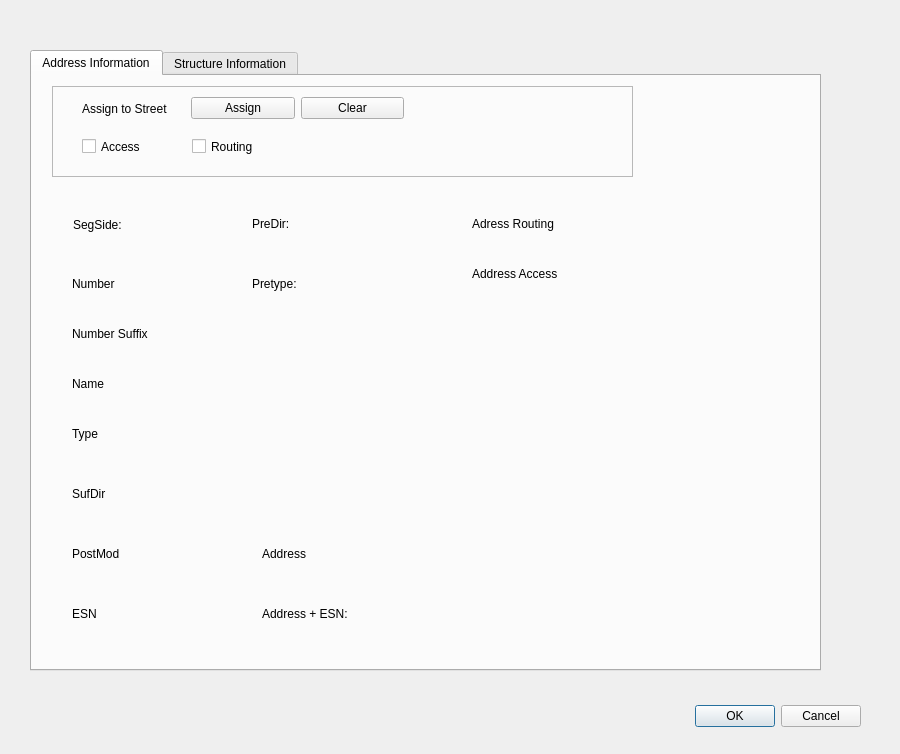
<?xml version="1.0" encoding="UTF-8"?>
<ui version="4.0">
 <class>Dialog</class>
 <widget class="QDialog" name="Dialog">
  <property name="geometry">
   <rect>
    <x>0</x>
    <y>0</y>
    <width>900</width>
    <height>754</height>
   </rect>
  </property>
  <property name="windowTitle">
   <string>Dialog</string>
  </property>
  <widget class="QDialogButtonBox" name="buttonBox">
   <property name="geometry">
    <rect>
     <x>520</x>
     <y>700</y>
     <width>341</width>
     <height>32</height>
    </rect>
   </property>
   <property name="orientation">
    <enum>Qt::Horizontal</enum>
   </property>
   <property name="standardButtons">
    <set>QDialogButtonBox::Cancel|QDialogButtonBox::Ok</set>
   </property>
  </widget>
  <widget class="QTabWidget" name="NumberSuffix_2">
   <property name="geometry">
    <rect>
     <x>30</x>
     <y>50</y>
     <width>791</width>
     <height>621</height>
    </rect>
   </property>
   <property name="currentIndex">
    <number>0</number>
   </property>
   <widget class="QWidget" name="tab_3">
    <attribute name="title">
     <string>Address Information</string>
    </attribute>
    <widget class="QFrame" name="frame_2">
     <property name="geometry">
      <rect>
       <x>20</x>
       <y>10</y>
       <width>581</width>
       <height>91</height>
      </rect>
     </property>
     <property name="frameShape">
      <enum>QFrame::StyledPanel</enum>
     </property>
     <property name="frameShadow">
      <enum>QFrame::Raised</enum>
     </property>
     <widget class="QCheckBox" name="checkBox_3">
      <property name="geometry">
       <rect>
        <x>140</x>
        <y>50</y>
        <width>85</width>
        <height>21</height>
       </rect>
      </property>
      <property name="text">
       <string>Routing</string>
      </property>
     </widget>
     <widget class="QCheckBox" name="checkBox_4">
      <property name="geometry">
       <rect>
        <x>30</x>
        <y>50</y>
        <width>85</width>
        <height>21</height>
       </rect>
      </property>
      <property name="text">
       <string>Access</string>
      </property>
     </widget>
     <widget class="QWidget" name="layoutWidget">
      <property name="geometry">
       <rect>
        <x>30</x>
        <y>10</y>
        <width>322</width>
        <height>25</height>
       </rect>
      </property>
      <layout class="QHBoxLayout" name="horizontalLayout_2">
       <item>
        <widget class="QLabel" name="label_17">
         <property name="text">
          <string>Assign to Street</string>
         </property>
        </widget>
       </item>
       <item>
        <widget class="QPushButton" name="pushButton_3">
         <property name="text">
          <string>Assign</string>
         </property>
        </widget>
       </item>
       <item>
        <widget class="QPushButton" name="pushButton_4">
         <property name="text">
          <string>Clear</string>
         </property>
        </widget>
       </item>
      </layout>
     </widget>
    </widget>
    <widget class="QLabel" name="label_18">
     <property name="geometry">
      <rect>
       <x>40</x>
       <y>470</y>
       <width>51</width>
       <height>15</height>
      </rect>
     </property>
     <property name="text">
      <string>PostMod</string>
     </property>
    </widget>
    <widget class="QLabel" name="label_19">
     <property name="geometry">
      <rect>
       <x>40</x>
       <y>300</y>
       <width>36</width>
       <height>15</height>
      </rect>
     </property>
     <property name="text">
      <string>Name</string>
     </property>
    </widget>
    <widget class="QLabel" name="label_20">
     <property name="geometry">
      <rect>
       <x>41</x>
       <y>141</y>
       <width>53</width>
       <height>15</height>
      </rect>
     </property>
     <property name="text">
      <string>SegSide:</string>
     </property>
    </widget>
    <widget class="QLabel" name="label_21">
     <property name="geometry">
      <rect>
       <x>40</x>
       <y>350</y>
       <width>30</width>
       <height>15</height>
      </rect>
     </property>
     <property name="text">
      <string>Type</string>
     </property>
    </widget>
    <widget class="QLabel" name="label_22">
     <property name="geometry">
      <rect>
       <x>220</x>
       <y>140</y>
       <width>42</width>
       <height>15</height>
      </rect>
     </property>
     <property name="text">
      <string>PreDir:</string>
     </property>
    </widget>
    <widget class="QLabel" name="label_23">
     <property name="geometry">
      <rect>
       <x>220</x>
       <y>200</y>
       <width>51</width>
       <height>15</height>
      </rect>
     </property>
     <property name="text">
      <string>Pretype:</string>
     </property>
    </widget>
    <widget class="QLabel" name="label_24">
     <property name="geometry">
      <rect>
       <x>40</x>
       <y>410</y>
       <width>37</width>
       <height>15</height>
      </rect>
     </property>
     <property name="text">
      <string>SufDir</string>
     </property>
    </widget>
    <widget class="QLabel" name="label_25">
     <property name="geometry">
      <rect>
       <x>440</x>
       <y>190</y>
       <width>101</width>
       <height>16</height>
      </rect>
     </property>
     <property name="text">
      <string>Address Access</string>
     </property>
    </widget>
    <widget class="QLabel" name="label_26">
     <property name="geometry">
      <rect>
       <x>440</x>
       <y>140</y>
       <width>101</width>
       <height>16</height>
      </rect>
     </property>
     <property name="text">
      <string>Adress Routing</string>
     </property>
    </widget>
    <widget class="QLabel" name="label_27">
     <property name="geometry">
      <rect>
       <x>40</x>
       <y>530</y>
       <width>59</width>
       <height>15</height>
      </rect>
     </property>
     <property name="text">
      <string>ESN</string>
     </property>
    </widget>
    <widget class="QLabel" name="label_28">
     <property name="geometry">
      <rect>
       <x>230</x>
       <y>530</y>
       <width>141</width>
       <height>16</height>
      </rect>
     </property>
     <property name="text">
      <string>Address + ESN:</string>
     </property>
    </widget>
    <widget class="QLabel" name="label_29">
     <property name="geometry">
      <rect>
       <x>40</x>
       <y>250</y>
       <width>87</width>
       <height>15</height>
      </rect>
     </property>
     <property name="text">
      <string>Number Suffix</string>
     </property>
    </widget>
    <widget class="QLabel" name="label_30">
     <property name="geometry">
      <rect>
       <x>40</x>
       <y>200</y>
       <width>49</width>
       <height>15</height>
      </rect>
     </property>
     <property name="text">
      <string>Number</string>
     </property>
    </widget>
    <widget class="QLabel" name="label">
     <property name="geometry">
      <rect>
       <x>230</x>
       <y>470</y>
       <width>59</width>
       <height>15</height>
      </rect>
     </property>
     <property name="text">
      <string>Address</string>
     </property>
    </widget>
   </widget>
   <widget class="QWidget" name="tab_4">
    <attribute name="title">
     <string>Structure Information</string>
    </attribute>
    <widget class="QLabel" name="label_31">
     <property name="geometry">
      <rect>
       <x>60</x>
       <y>70</y>
       <width>59</width>
       <height>15</height>
      </rect>
     </property>
     <property name="text">
      <string>TextLabel</string>
     </property>
    </widget>
    <widget class="QLabel" name="label_32">
     <property name="geometry">
      <rect>
       <x>60</x>
       <y>140</y>
       <width>59</width>
       <height>15</height>
      </rect>
     </property>
     <property name="text">
      <string>TextLabel</string>
     </property>
    </widget>
   </widget>
  </widget>
 </widget>
 <resources/>
 <connections>
  <connection>
   <sender>buttonBox</sender>
   <signal>accepted()</signal>
   <receiver>Dialog</receiver>
   <slot>accept()</slot>
   <hints>
    <hint type="sourcelabel">
     <x>248</x>
     <y>254</y>
    </hint>
    <hint type="destinationlabel">
     <x>157</x>
     <y>274</y>
    </hint>
   </hints>
  </connection>
  <connection>
   <sender>buttonBox</sender>
   <signal>rejected()</signal>
   <receiver>Dialog</receiver>
   <slot>reject()</slot>
   <hints>
    <hint type="sourcelabel">
     <x>316</x>
     <y>260</y>
    </hint>
    <hint type="destinationlabel">
     <x>286</x>
     <y>274</y>
    </hint>
   </hints>
  </connection>
 </connections>
</ui>
